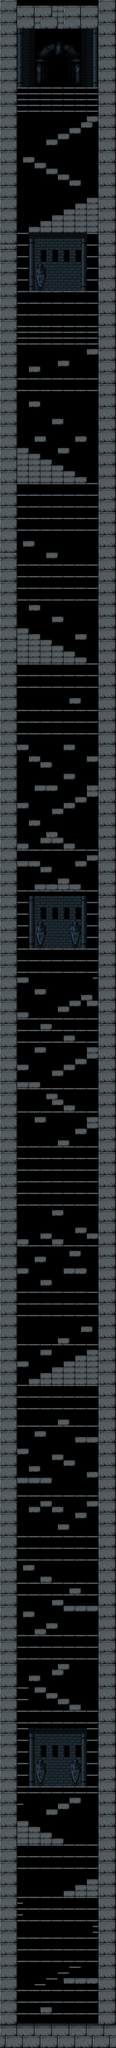

A 2D game scene composited from a Tiled map and its tileset images. What follows is a short description and the map's XML, with each tile layer's data collapsed to a summary:
An orthogonal 20x352 tile map with 32x32 px tiles, 2 tile layers (Tiles, foreground) and 60 objects (17x Energy, 13x left, 10x right, 9x forward, 4x ExtraLive, ...).

<map version="1.0" orientation="orthogonal" width="20" height="352" tilewidth="32" tileheight="32">
 <properties>
  <property name="background" value="back_area6" />
  <property name="backgroundXO" value="back_xo_area6" />
  <property name="defaultMusic" value="normal" />
  <property name="loseEffect" value=",2" />
  <property name="music,boss" value="boss2.ogg" />
  <property name="music,normal" value="autoscroll.ogg" />
  <property name="music,win" value="win_level.ogg" />
  <property name="platforms" value="Platform" />
  <property name="player" value="Vascolet" />
  <property name="useHud" value="" />
  <property name="useSave" value="" />
  <property name="winAction" value="goto:level18" />
  <property name="winCondition,exit" value="*Vascolet,exit" />
  <property name="winEffect" value="win,6" />
 </properties>
 <tileset firstgid="1" source="tilesets/tileset_area6.tsx" />
 <layer name="Tiles" width="20" height="352">
  <data>[7040 cells, 4484 non-empty, 115 distinct tile ids]</data>
 </layer>
 <layer name="foreground" width="20" height="352" opacity="0.75">
  <data>[7040 cells, 0 non-empty, 0 distinct tile ids]</data>
 </layer>
 <objectgroup color="#55aaff" name="dataExt" width="20" height="352" />
 <objectgroup color="#ffffff" name="REFERENCE" width="20" height="352" visible="0">
  <properties>
   <property name="referenceOnly" value="true" />
  </properties>
  <object x="-416" y="10496" width="512" height="384" />
  <object x="96" y="10880" width="512" height="384" />
  <object x="608" y="10496" width="512" height="384" />
 </objectgroup>
 <objectgroup name="Scenes" width="20" height="352" />
 <objectgroup color="#ffaaff" name="Platforms" width="20" height="352" />
 <objectgroup color="#ff5500" name="Enemies" width="20" height="352">
  <object name="SideColumn" type="left" x="512" y="10848" width="32" height="32" />
  <object name="SideColumn" type="right" x="96" y="10368" width="32" height="32" />
  <object name="SideColumn" type="left" x="512" y="9984" width="32" height="32" />
  <object name="SideColumn" type="left" x="512" y="9248" width="32" height="32" />
  <object name="SideColumn" type="left" x="512" y="8352" width="32" height="32" />
  <object name="SideColumn" type="left" x="512" y="7712" width="32" height="32" />
  <object name="SideColumn" type="left" x="512" y="6592" width="32" height="32" />
  <object name="SideColumn" type="left" x="512" y="5952" width="32" height="32" />
  <object name="SideColumn" type="left" x="512" y="5312" width="32" height="32" />
  <object name="SideColumn" type="left" x="512" y="4544" width="32" height="32" />
  <object name="SideColumn" type="left" x="512" y="3456" width="32" height="32" />
  <object name="SideColumn" type="left" x="512" y="2336" width="32" height="32" />
  <object name="SideColumn" type="left" x="512" y="1568" width="32" height="32" />
  <object name="SideColumn" type="right" x="96" y="8416" width="32" height="32" />
  <object name="SideColumn" type="right" x="96" y="7328" width="32" height="32" />
  <object name="SideColumn" type="right" x="96" y="6656" width="32" height="32" />
  <object name="SideColumn" type="right" x="96" y="6208" width="32" height="32" />
  <object name="SideColumn" type="right" x="96" y="5312" width="32" height="32" />
  <object name="SideColumn" type="right" x="96" y="4288" width="32" height="32" />
  <object name="SideColumn" type="right" x="96" y="3680" width="32" height="32" />
  <object name="SideColumn" type="right" x="96" y="2880" width="32" height="32" />
  <object name="SideColumn" type="right" x="96" y="1856" width="32" height="32" />
  <object name="FrontColumn" type="forward" x="288" y="6368" width="32" height="32" />
  <object name="FrontColumn" type="forward" x="320" y="9952" width="32" height="32" />
  <object name="FrontColumn" type="forward" x="288" y="9472" width="32" height="32" />
  <object name="FrontColumn" type="forward" x="288" y="8512" width="32" height="32" />
  <object name="FrontColumn" type="forward" x="416" y="7968" width="32" height="32" />
  <object name="FrontColumn" type="forward" x="480" y="5568" width="32" height="32" />
  <object name="FrontColumn" type="forward" x="416" y="7168" width="32" height="32" />
  <object name="FrontColumn" type="forward" x="480" y="4736" width="32" height="32" />
  <object name="FrontColumn" type="forward" x="256" y="3072" width="32" height="32" />
  <object name="SideColumn" type="left" x="512" y="8992" width="32" height="32" />
 </objectgroup>
 <objectgroup color="#00ff00" name="General" width="20" height="352">
  <object name="Start" x="192" y="10976" width="32" height="32" />
 </objectgroup>
 <objectgroup color="#ffff00" name="Items" width="20" height="352">
  <object name="Exit" x="96" y="480" width="448" height="32" />
  <object name="Energy" x="480" y="10528" width="32" height="32" />
  <object name="Energy" x="256" y="9792" width="32" height="32" />
  <object name="Energy" x="320" y="9024" width="32" height="32" />
  <object name="Energy" x="320" y="7968" width="32" height="32" />
  <object name="Energy" x="320" y="7072" width="32" height="32" />
  <object name="Energy" x="512" y="6112" width="32" height="32" />
  <object name="Energy" x="192" y="5184" width="32" height="32" />
  <object name="Energy" x="320" y="4000" width="32" height="32" />
  <object name="Energy" x="320" y="2816" width="32" height="32" />
  <object name="Energy" x="480" y="10304" width="32" height="32" />
  <object name="Energy" x="352" y="9792" width="32" height="32" />
  <object name="Energy" x="416" y="8704" width="32" height="32" />
  <object name="Energy" x="224" y="7712" width="32" height="32" />
  <object name="Energy" x="192" y="5728" width="32" height="32" />
  <object name="Energy" x="416" y="5184" width="32" height="32" />
  <object name="Energy" x="384" y="3808" width="32" height="32" />
  <object name="Energy" x="224" y="2368" width="32" height="32" />
  <object name="ExtraLive" x="288" y="5184" width="32" height="32" />
  <object name="ExtraLive" x="256" y="736" width="32" height="32" />
  <object name="ExtraLive" x="352" y="8352" width="32" height="32" />
  <object name="ExtraLive" x="96" y="7552" width="32" height="32" />
 </objectgroup>
 <objectgroup color="#0000ff" name="Camera" width="20" height="352">
  <object name="1" x="320" y="11104" />
  <object name="2" x="320" y="320" />
 </objectgroup>
</map>
